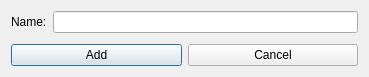
<?xml version="1.0" encoding="UTF-8"?>
<ui version="4.0">
 <class>NewTrackDialog</class>
 <widget class="QDialog" name="NewTrackDialog">
  <property name="geometry">
   <rect>
    <x>0</x>
    <y>0</y>
    <width>369</width>
    <height>77</height>
   </rect>
  </property>
  <property name="windowTitle">
   <string>New Track</string>
  </property>
  <layout class="QVBoxLayout" name="verticalLayout">
   <item>
    <layout class="QFormLayout" name="formLayout">
     <item row="0" column="0">
      <widget class="QLabel" name="label">
       <property name="text">
        <string>Name:</string>
       </property>
      </widget>
     </item>
     <item row="0" column="1">
      <widget class="QLineEdit" name="trackName"/>
     </item>
    </layout>
   </item>
   <item>
    <layout class="QGridLayout" name="gridLayout">
     <item row="0" column="0">
      <widget class="QPushButton" name="button_add">
       <property name="text">
        <string>Add</string>
       </property>
      </widget>
     </item>
     <item row="0" column="1">
      <widget class="QPushButton" name="button_cancel">
       <property name="text">
        <string>Cancel</string>
       </property>
      </widget>
     </item>
    </layout>
   </item>
  </layout>
 </widget>
 <resources/>
 <connections/>
</ui>
